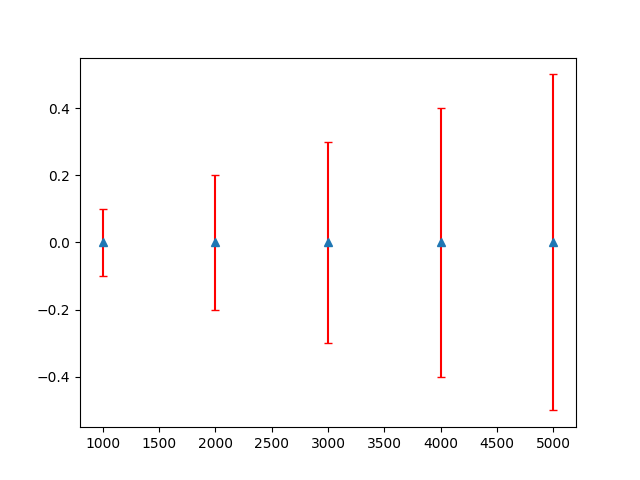

This chart was generated by the following Python code:
#!/usr/bin/env python

import numpy as np
import matplotlib.pyplot as plt

ste = [ {'dict size': [1, 1001], 'std(time)': np.float64(8.635842282555293e-06), 'mean': [5.00500000e+02, 8.55922541e-05]},
        {'dict size': [1001, 2001], 'std(time)': np.float64(9.529766907987224e-06), 'mean': [1.50050000e+03, 8.81218009e-05]},
        {'dict size': [2001, 3001], 'std(time)': np.float64(1.0069549750500673e-05), 'mean': [2.50050000e+03, 9.00490589e-05]},
        {'dict size': [3001, 4001], 'std(time)': np.float64(1.0652099749207155e-05), 'mean': [3.50050000e+03, 9.07631273e-05]},
        {'dict size': [4001, 5001], 'std(time)': np.float64(1.063846178576672e-05), 'mean': [4.50050000e+03, 9.18800132e-05]}, ]

y = [x['std(time)'] for x in ste]
x = [1000,2000,3000,4000,5000]
e = [.1,.2,.3,.4,.5] 

plt.errorbar(x, y, e, linestyle='None', ecolor='red', marker='^', capsize=3)
plt.savefig(f"./mean_std_error_alt.png")
